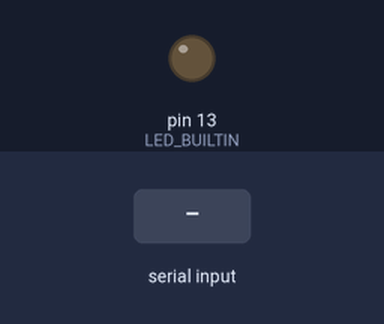
A sketch run on a simulated Arduino Uno, built with avr-gcc and run on an emulated ATmega328P. Parts: output pins drawn as LEDs (lit = HIGH). The inputs (shaded band) are chosen by the test bench.

Above: at 1.2 s.
1.3 s: "5\n" received over Serial
At 2.8 s:
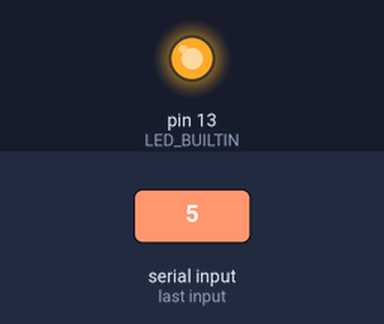
At 4.2 s:
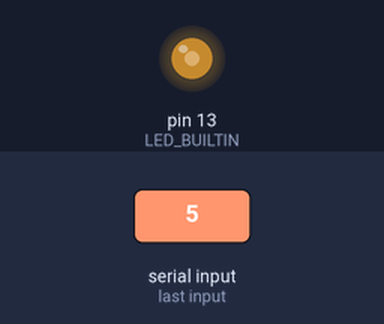
4.3 s: "90,45\n" received over Serial
Timing chart, 0 to 13.3 s (numbered marks = the images above; inputs shaded):
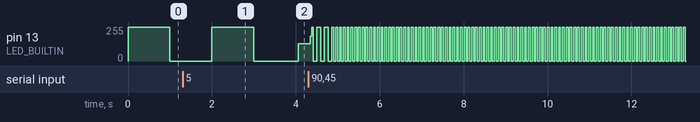

The sketch:

cours_02f_serial_bigNum.ino
```cpp
const int MaxChars = 5; // un int c'est max 5 car
char strValue[MaxChars+1]; // doit être assez gros + char null
int index = 0;         // Index sauvegarder les chiffres
int   blinkRate=1000; // taux de rafraichissement sauvegardé

void setup()
{
  Serial.begin(9600);
  pinMode(LED_BUILTIN, OUTPUT);
}

void loop()
{
  if( Serial.available())
  {
    char ch = Serial.read();
    if(index <  MaxChars && ch >= '0' && ch <= '9'){
      strValue[index++] = ch; // ajouter le ASCII au tableau
    }
    else
    {
      // Premier car non reconnu ou buffer full
      strValue[index] = 0; // Terminer le string avec 0 (null)
      blinkRate = atoi(strValue);  // Utiliser atoi pour convertir
      index = 0;
    }
  }
  blink();
}

// Faire clignoter le LED
void blink()
{
  digitalWrite(LED_BUILTIN,HIGH);
  delay(blinkRate);
  digitalWrite(LED_BUILTIN,LOW);
  delay(blinkRate);
}
```
